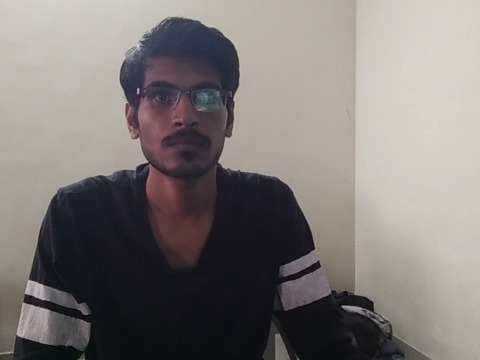
#> input picture project/faceRec/UnknownFace/un2.jpeg, 480 x 360 px, found by its file name
$ python Tester.py
#> lines starting #> are read from the running program, lines starting #| are printed output that depends on the picture
### project/faceRec/FaceTest.py
####################################################################################
# Author:- MANAS KUMAR MISHRA
# Task:- Face recognition
# DIP project
####################################################################################

# Import the various libraries
import numpy as np
import cv2
import os


def faceDetection(test_img):

    # Covert the cl=olor image into gray image
    gray_img = cv2.cvtColor(test_img, cv2.COLOR_BGR2GRAY)


    # Harr classifier is type of classifier for face
    face_haar_cascade = cv2.CascadeClassifier('/home/manas/Documents/ImageProcessing/project/faceRec/haarcascade_frontalface_default.xml')

    # scaleFactor is for reduce the size of image such that more chance of detection
    # minNeighbors is for prevent false positive. At least that much number of neighbour should possess
    # to be true positive.
    faces = face_haar_cascade.detectMultiScale(
        gray_img,
        scaleFactor=1.2,
        minNeighbors= 3
    )

    return faces, gray_img


# [69 lines left out: functions lebels_for_training_data, train_classifier, draw_rect, not called in this run]


def put_text(test_img, text, x,y):
    cv2.putText(test_img, text, (x,y), fontFace = cv2.FONT_HERSHEY_DUPLEX, fontScale= 1, color= (255, 0, 255), thickness=2)

### project/faceRec/Tester.py
####################################################################################
# Author:- MANAS KUMAR MISHRA
# Task:- Face recognition
# DIP project
####################################################################################


# Import the various libraries
import numpy as np
import cv2
import os

import FaceTest as fr

test_img = cv2.imread('/home/manas/Documents/ImageProcessing/project/faceRec/UnknownFace/un2.jpeg')
#> test_img is the input picture: shape (360, 480, 3); mean B, G, R 119.6, 121.9, 127.7


face_detected, grayImage = fr.faceDetection(test_img)
#> in faceDetection, `gray_img = cv2.cvtColor(test_img, cv2.COLOR_BGR2GRAY)`:
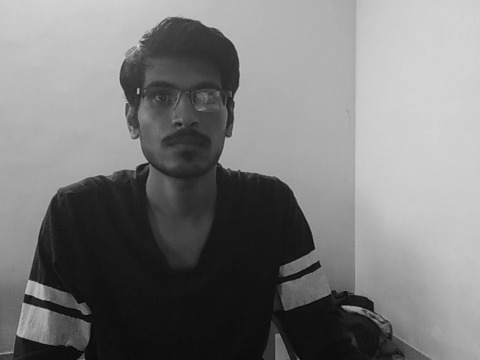
#> gray_img: shape (360, 480); min 2, max 220, mean 123.3
#> in faceDetection, `faces = face_haar_cascade.detectMultiScale( gray_img, scaleFactor=1.2,..`: faces = [[128, 54, 110, 110]]
#> face_detected = [[128, 54, 110, 110]]

print("Face detected : ", face_detected)
#| Face detected :  [[128  54 110 110]]


# [17 lines of commented-out code are left out]

faceReconizer = cv2.face.LBPHFaceRecognizer_create()

#> (the run stopped early here; a loop or call above may not have finished)

$ run again, with project/faceRec/UnknownFace/un3.jpeg copied over project/faceRec/UnknownFace/un2.jpeg
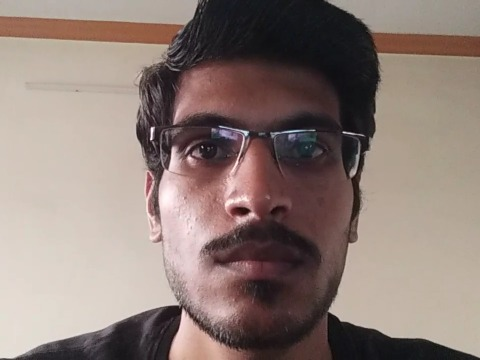
#> input picture project/faceRec/UnknownFace/un3.jpeg, 480 x 360 px, found by its file name
#> test_img is the input picture: shape (360, 480, 3); mean B, G, R 118.7, 125.3, 141.9
#> in faceDetection, `gray_img = cv2.cvtColor(test_img, cv2.COLOR_BGR2GRAY)`:
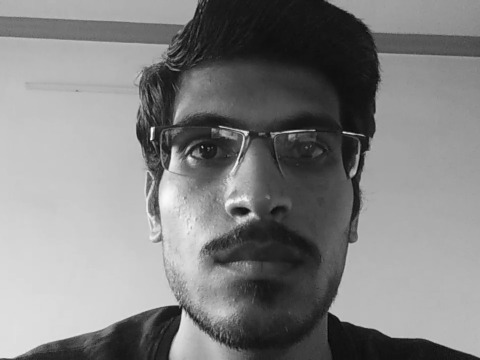
#> gray_img: shape (360, 480); min 8, max 252, mean 129.5
#> faces = [[119, 48, 274, 274]]
#| Face detected :  [[119  48 274 274]]

$ run again, with project/faceRec/UnknownFace/krbedi.jpg copied over project/faceRec/UnknownFace/un2.jpeg
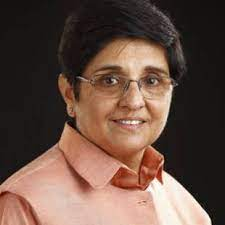
#> input picture project/faceRec/UnknownFace/krbedi.jpg, 225 x 225 px, found by its file name
#> test_img is the input picture: shape (225, 225, 3); mean B, G, R 67.4, 78.4, 102.8
#> in faceDetection, `gray_img = cv2.cvtColor(test_img, cv2.COLOR_BGR2GRAY)`:
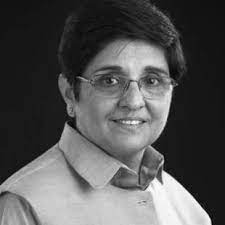
#> gray_img: shape (225, 225); min 0, max 254, mean 84.5
#> faces = [[79, 39, 108, 108]]
#| Face detected :  [[ 79  39 108 108]]
